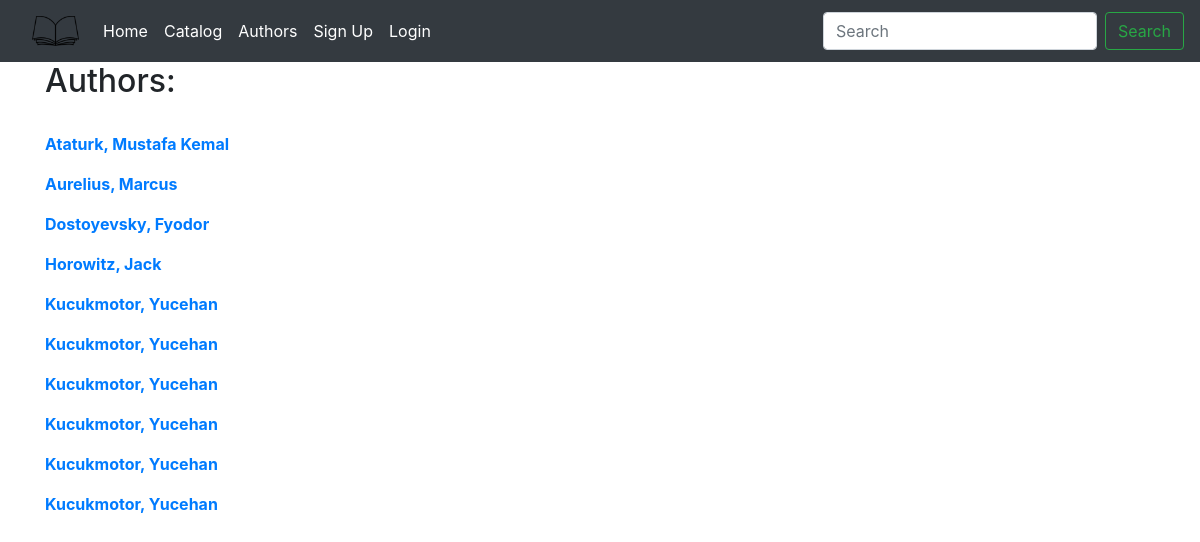
Page /authors on the earlier database version.
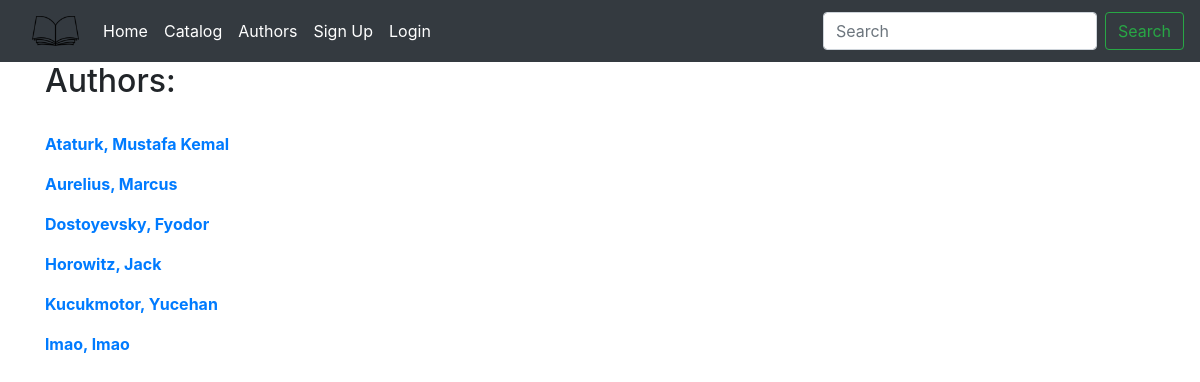
Same page on the later database version.
### library_app/models.py (models this page shows, shortened)
class Author(models.Model):
    first_name = models.CharField(max_length=50)
    last_name = models.CharField(max_length=75)
    date_of_birth = models.DateField(null=True, blank=True)
    date_of_death = models.DateField(verbose_name='Died', null=True, blank=True)
    bio = models.TextField(max_length=750, verbose_name='Author Biography',
                            default=None, null=True,
                            blank=True)
    class Meta:
        ordering = ['last_name', 'first_name']

### library_app/views.py (the view)
# urls.py: path('authors', views.AuthorListView.as_view(), name='author-list'),
class AuthorListView(generic.ListView):
    model = models.Author

### library_app/templates/library_app/author_list.html
{% extends "base.html" %}
{% block content %}
<h2>Authors:</h2><br>
  {% for author in author_list %}
    <p><strong><a href="{% url 'library_app:author-detail' author.pk %}">
      {{author.last_name}}, {{author.first_name}} </a>
    </strong> </p>
  {% endfor %}
{% endblock %}

### templates/base.html (shortened to what this page needs)
<!DOCTYPE html>
{% load staticfiles %}
<html lang="en" dir="ltr">
  <head>
    <link rel="stylesheet" href="https://stackpath.bootstrapcdn.com/bootstrap/4.3.1/css/bootstrap.min.css">
    <link rel="stylesheet" href="{% static 'library_app/css/master.css' %}">
  </head>
  <body>
    <nav class="navbar navbar-expand-lg navbar-dark bg-dark">
      <a class="nav-link" href="{% url 'library_app:index' %}">
        <img src="/static/library_app/brand_logo/logo.png" height="30">
      </a>
      <div class="collapse navbar-collapse" id="navbarSupportedContent">
        <ul class="navbar-nav mr-auto">
          <li class="nav-item active">
            <a class="nav-link" href="{% url 'library_app:index' %}">Home <span class="sr-only">(current)</span></a>
          </li>
          <li class="nav-item active">
            <a class="nav-link" href="{% url 'library_app:book-list' %}">Catalog</a>
          </li>
          <li class="nav-item active">
            <a class="nav-link" href="{% url 'library_app:author-list' %}">Authors</a>
          </li>
          {% if user.is_authenticated %}
          <li class="nav-item active">
            <a class="nav-link" href="{% url 'accounts:profile' %}">{{user.username}}'s Profile</a>
          </li>
          <li class="nav-item active">
            <a class="nav-link" href="{% url 'accounts:logout' %}">Log out</a>
          </li>
          {% else %}
          <li class="nav-item active">
            <a class="nav-link" href="{% url 'accounts:signup' %}">Sign Up</a>
          </li>
          <li class="nav-item active">
            <a class="nav-link" href="{% url 'accounts:login' %}">Login</a>
          </li>
          {% endif %}
        </ul>
    <form class="form-inline my-2 my-lg-0">
      <input class="form-control mr-sm-2" type="search" placeholder="Search" aria-label="Search">
      <button class="btn btn-outline-success my-2 my-sm-0" type="submit">Search</button>
    </form>
  </div>
</nav>
  <div class="container">
    {% block content %}{% endblock %}
  </div>
  </body>
</html>

Differences in the rows shown:
removed Author: last_name "Kucukmotor", first_name "Yucehan"
removed Author: last_name "Kucukmotor", first_name "Yucehan"
removed Author: last_name "Kucukmotor", first_name "Yucehan"
removed Author: last_name "Kucukmotor", first_name "Yucehan"
removed Author: last_name "Kucukmotor", first_name "Yucehan"
added Author: last_name "lmao", first_name "lmao"
